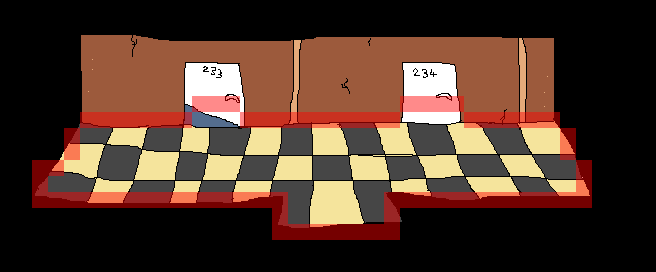

The image is a tile-based game level rendered from a .tmx file. Its description and source (layers, tilesets, objects; grid data summarised) follow:
An orthogonal 41x17 tile map with 16x16 px tiles, 1 tile layer (collide), 1 image layer and 3 objects (2x door, scene).

<map version="1.0" orientation="orthogonal" width="41" height="17" tilewidth="16" tileheight="16">
 <tileset firstgid="1" name="tiles" tilewidth="16" tileheight="16">
  <image source="../images/tiles.png" width="256" height="256" />
 </tileset>
 <imagelayer name="Image Layer 1" width="41" height="17">
  <image source="../images/3_LOBBY.png" />
 </imagelayer>
 <layer name="collide" width="41" height="17">
  <properties>
   <property name="hidden" value="true" />
   <property name="solid" value="true" />
  </properties>
  <data>[697 cells, 78 non-empty, 1 distinct tile ids]</data>
 </layer>
 <objectgroup name="objects" width="41" height="17">
  <object name="door" x="212" y="126">
   <properties>
    <property name="to" value="apartment" />
   </properties>
  </object>
  <object name="scene" x="406" y="100" width="48" height="23">
   <properties>
    <property name="name" value="closed_door" />
   </properties>
  </object>
  <object name="door" x="336" y="211">
   <properties>
    <property name="to" value="travel" />
   </properties>
  </object>
 </objectgroup>
</map>
